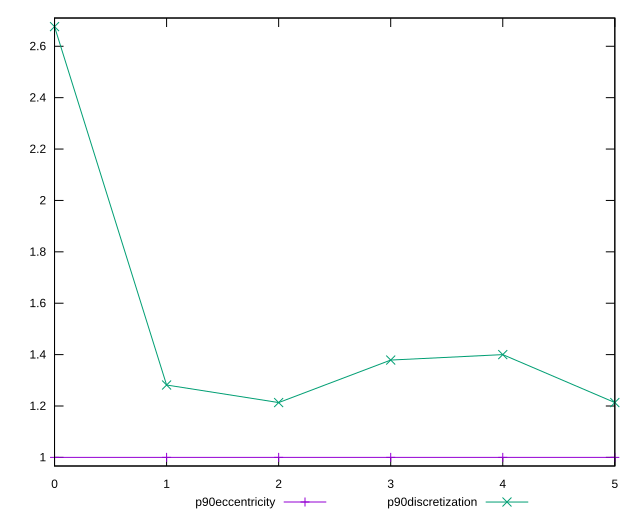

Recreate this plot in gnuplot.
reset

$p90Eccentricity <<EOF
0 1.0000000000000009
1 1
2 0.9999999999999997
3 1.0000000000000009
4 0.9999999999999996
5 0.9999999999999999
EOF

$p90Discretization <<EOF
0 2.676470588235294
1 1.2816901408450705
2 1.2133333333333334
3 1.378787878787879
4 1.4
5 1.2133333333333334
EOF

set key outside below
set xrange [0:5]
set yrange [0.9664705882352936:2.71]
set trange [0.9664705882352936:2.71]
set terminal svg size 640, 520 enhanced background rgb 'white'
set output "reprap/unused-javascript/progression/eccentricity.svg"

plot $p90Eccentricity title "p90eccentricity" with linespoints, \
     $p90Discretization title "p90discretization" with linespoints

reset
